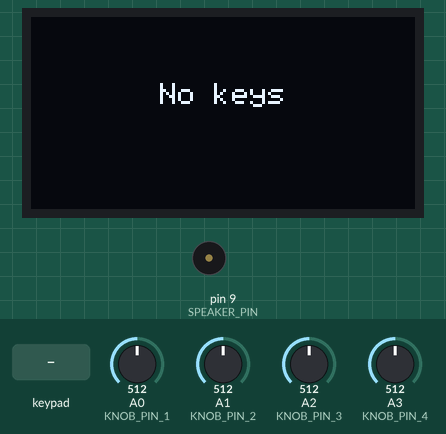
A sketch run on a simulated Arduino Uno, built with avr-gcc and run on an emulated ATmega328P. Parts: 128×64 one-colour display, buzzer (waves = sounding). Inputs (shaded band) come from the test bench; at power-on: A0 (KNOB_PIN_1) = 512, A1 (KNOB_PIN_2) = 512, A2 (KNOB_PIN_3) = 512, A3 (KNOB_PIN_4) = 512. What the sketch prints to the serial monitor is not drawn.

Above: at 1.2 s.
1.3 s: keypad keys 1 1 1 0 8 7 pressed 0.4 s apart
At 4.6 s:
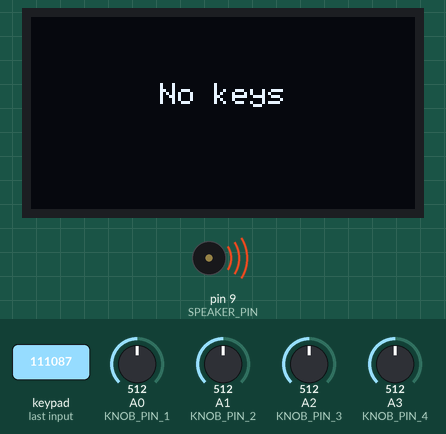
5.2 s: key 'A' pressed
At 6.0 s:
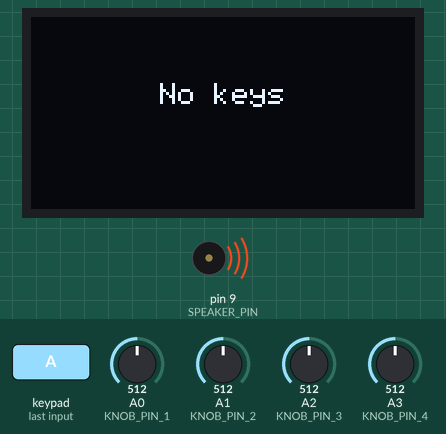
6.7 s: key 'B' pressed
At 7.5 s:
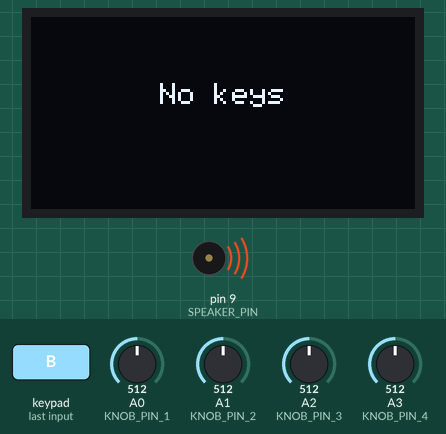
11.2 s: keypad keys 1 1 1 0 8 7 # pressed 0.4 s apart
At 11.45 s:
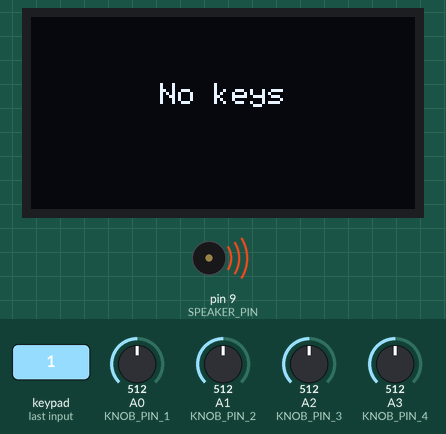
15.5 s: key 'C' pressed
At 16.5 s:
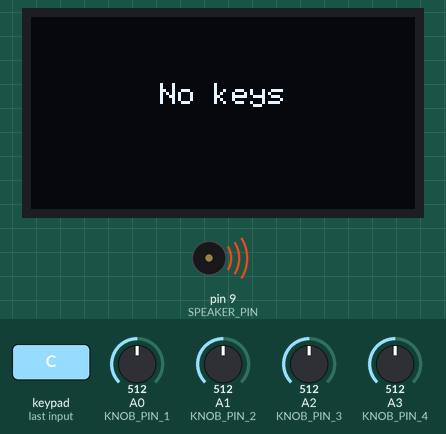
Timing chart, 0 to 18.0 s (numbered marks = the images above; inputs shaded):
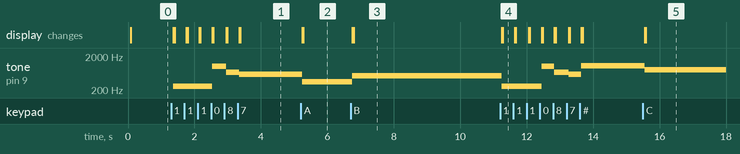

The sketch:

personal_device.ino
```cpp
#include <Arduino.h>
#include <SPI.h>
#include <Wire.h>
#include <Adafruit_GFX.h>
#include <Adafruit_SSD1306.h>
#include <Keypad.h>


#define SCREEN_WIDTH 128 // OLED display width, in pixels
#define SCREEN_HEIGHT 64 // OLED display height, in pixels

#define KEY_PIN_1 2
#define KEY_PIN_2 0
#define KEY_PIN_3 4
#define KEY_PIN_4 16
#define KEY_PIN_5 17
#define KEY_PIN_6 5
#define KEY_PIN_7 18
#define KEY_PIN_8 19

#define KNOB_PIN_1 A0
#define KNOB_PIN_2 A1
#define KNOB_PIN_3 A2
#define KNOB_PIN_4 A3

#define SPEAKER_PIN 9

Adafruit_SSD1306 display(SCREEN_WIDTH, SCREEN_HEIGHT, &Wire, -1);

const byte ROWS = 4;
const byte COLS = 4;

char keys[ROWS][COLS] = {
  {'1', '2', '3', 'A'},
  {'4', '5', '6', 'B'},
  {'7', '8', '9', 'C'},
  {'*', '0', '#', 'D'}
};

byte colPins[COLS] = {11, 10, 8, 7};
byte rowPins[ROWS] = {6, 5, 4, 3 };

Keypad keypad = Keypad(makeKeymap(keys), rowPins, colPins, ROWS, COLS);

int frequencies[ROWS][COLS] = {
  {262, 294, 330, 349},
  {392, 440, 494, 523},
  {587, 659, 698, 784},
  {880, 988, 1047, 1175}
};

void setup() {
  Serial.begin(115200);
  Wire.begin();

  if (!display.begin(SSD1306_SWITCHCAPVCC, 0x3C)) {
    Serial.println(F("SSD1306 allocation failed"));
    for (;;);
  }

  displayMessage("Hello!");
}

void loop() {

  // Get knob vals
  int knob1Val = analogRead(KNOB_PIN_1);
  int knob2Val = analogRead(KNOB_PIN_2);
  int knob3Val = analogRead(KNOB_PIN_3);
  int knob4Val = analogRead(KNOB_PIN_4);

  Serial.print(" K1:");
  Serial.print(knob1Val);
  Serial.print(" K2:");
  Serial.print(knob2Val);
  Serial.print(" K3:");
  Serial.print(knob3Val);
  Serial.print(" K4:");
  Serial.println(knob4Val);

  char key = keypad.getKey();
  char prevKey = '\0';

  if (key) {
    Serial.println(key);
    displayMessage("Got key!");
    for (byte i = 0; i < ROWS; i++) {
      for (byte j = 0; j < COLS; j++) {
        if (keys[i][j] == key) {
          tone(SPEAKER_PIN, frequencies[i][j]);
          prevKey = key;
        }
      }
    }
  } else if (prevKey != '\0') {
    noTone(SPEAKER_PIN);
    prevKey = '\0';
  } else {
    displayMessage("No keys");
  }

  delay(10); // Update every second
}

// void loop() {
//   // Get knob vals
//   int knob1Val = analogRead(KNOB_PIN_1);
//   int knob2Val = analogRead(KNOB_PIN_2);
//   int knob3Val = analogRead(KNOB_PIN_3);
//   int knob4Val = analogRead(KNOB_PIN_4);
//   // Serial.print(" K1:");
//   // Serial.print(knob1Val);
//   // Serial.print(" K2:");
//   // Serial.print(knob2Val);
//   // Serial.print(" K3:");
//   // Serial.print(knob3Val);
//   // Serial.print(" K4:");
//   // Serial.println(knob4Val);

//   char key = keypad.getKey();

//   if (key) {
//     Serial.println(key);
//     displayMessage("Got key!");
//     for (byte i = 0; i < ROWS; i++) {
//       for (byte j = 0; j < COLS; j++) {
//         if (keys[i][j] == key) {
//           tone(SPEAKER_PIN, frequencies[i][j]);
//           delay(500);
//           noTone(SPEAKER_PIN);
//         }
//       }
//     }
//   } else {
//     // Serial.println("None");
//     displayMessage("No keys");
//   }

//   delay(5); // Update every second
// }

void displayMessage(const char* message) {
  display.clearDisplay(); // Clear the buffer

  int textWidth = String(message).length() * 6; // Width of the text in pixels (6 pixels per character)
  int cursorX = (SCREEN_WIDTH - textWidth) / 2; // Calculate the X position for centering the text
  int cursorY = (SCREEN_HEIGHT / 2) - 10; // Calculate the Y position for centering the text

  display.setCursor(cursorX, cursorY); // Set the cursor position
  display.setTextSize(1); // Set the text size
  display.setTextColor(WHITE); // Set the text color
  display.println(message); // Print the valance string

  display.display(); // Update the display
}
```

Measured:
- after the input at 1.3 s, tone on pin 9 (SPEAKER_PIN): silent → 262 Hz after 0.07 s, → 988 Hz 1.2 s later, → 659 Hz 0.43 s later, → 587 Hz 0.39 s later; the display: first changes after 0.07 s (image 1 shows a later state)
- after the input at 5.2 s, tone on pin 9 (SPEAKER_PIN): 587 Hz → 349 Hz at once; the display: first changes at once (image 2 shows a later state)
- after the input at 6.7 s, tone on pin 9 (SPEAKER_PIN): 349 Hz → 523 Hz after 0.05 s; the display: first changes after 0.05 s (image 3 shows a later state)
- after the input at 11.2 s, tone on pin 9 (SPEAKER_PIN): plays 262 Hz for 1.2 s, 988 Hz for 0.39 s, 659 Hz for 0.43 s, 587 Hz for 0.39 s, 1047 Hz for 1.8 s, starting after 0.05 s; the display: first changes after 0.05 s (image 4 shows a later state)
- after the input at 15.5 s, tone on pin 9 (SPEAKER_PIN): 1047 Hz → 784 Hz after 0.05 s; the display: first changes after 0.05 s (image 5 shows a later state)
